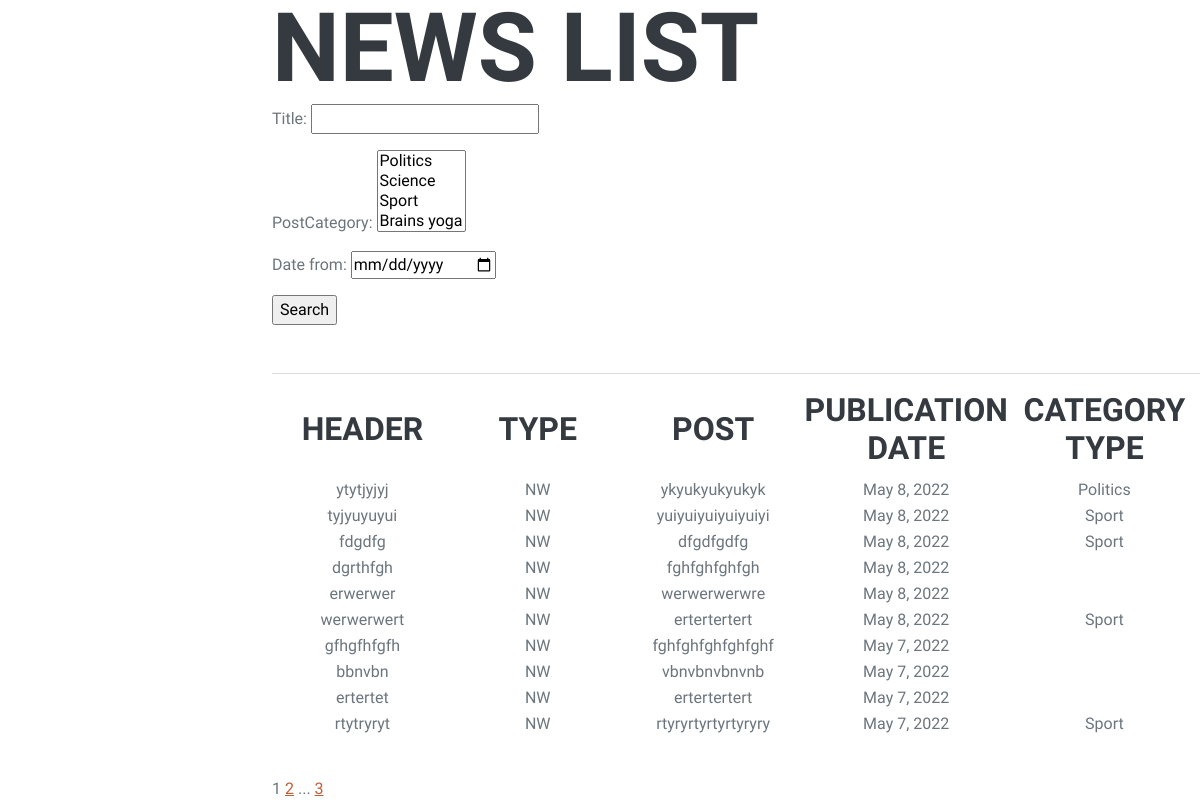
Page /news/ on the committed database.
### newsapp/models.py (models this page shows, shortened)
class Post(models.Model):
    author = models.ForeignKey(Author, on_delete=models.CASCADE)
    NEWS = 'NW'
    ARTICLE = 'AR'
    CATEGORY_CHOICES = [(NEWS, 'Новость'), (ARTICLE, 'Статья')]
    categoryType = models.CharField(max_length=10, choices=CATEGORY_CHOICES, default=ARTICLE)
    dateCreation = models.DateField(auto_now_add=True)
    postCategory = models.ManyToManyField(Category, through='PostCategory')
    title = models.CharField(max_length=128)
    text = models.TextField()
    rating = models.SmallIntegerField(default=0)

class Category(models.Model):
    name = models.CharField(max_length=64, unique=True)
    subscribers = models.ManyToManyField(User, blank=True)
    def __str__(self):
        return self.name
    class Meta:
        verbose_name = 'Category'
        verbose_name_plural = 'Categories'

### newsapp/views.py (the view)
# urls.py: path('', PostList.as_view(), name='news'),
class PostList(ListView):
    model = Post
    ordering = 'title'
    template_name = 'news.html'
    context_object_name = 'news'
    ordering = '-dateCreation'
    paginate_by = 10
    def get_queryset(self):
        queryset = super().get_queryset()
        self.filterset = NewsFilter(self.request.GET, queryset)
        return self.filterset.qs
    def get_context_data(self, **kwargs):
        context = super().get_context_data(**kwargs)
        context['filterset'] = self.filterset
        return context

### newsapp/templatetags/custom_filters.py (called while the page is built)
@register.filter()
def censor(value):
        low_value = value.lower()
        end_pos = len(value)
        for word in incorrect_words:
            start_pos = 0
            word_len = len(word)
            while start_pos < end_pos - word_len:
                position = low_value.find(word, start_pos, end_pos)
                if position == -1:
                    break
                else:
                    value = value.replace(word[1::], '*' * word_len)
                    start_pos += position + word_len
        return f'{value}'

### newsapp/templatetags/custom_tags.py (called while the page is built)
@register.simple_tag(takes_context=True)
def url_replace(context, **kwargs):
   d = context['request'].GET.copy()
   for k, v in kwargs.items():
       d[k] = v
   return d.urlencode()

### templates/news.html (shortened to what this page needs)
{% extends 'flatpages/default.html' %}
{% load custom_filters %}
{% load custom_tags %}
{% block content %}
<h1>News list</h1>
   <form action="" method="get">
       {{ filterset.form.as_p }}
      <input type="submit" value="Search" />
   </form>
<p>&nbsp;</p>
<hr>
   {% if news %}
       <table>
           <tr>
               <td style="width: 200.55px; text-align: center;"><h3>Header</h3></td>
                <td style="width: 200.55px; text-align: center;"><h3>Type</h3></td>
               <td style="width: 200.55px; text-align: center;"><h3>Post</h3></td>
               <td style="width: 200.55px; text-align: center;"><h3>Publication date</h3></td>
               <td style="width: 200.55px; text-align: center;"><h3>Category type</h3></td>
           </tr>
           {% for n in news %}
           <tr>
               <td style="width: 200.55px; text-align: center;">{{ n.title|censor|truncatechars:20 }}</td>
               <td style="width: 200.55px; text-align: center;">{{ n.categoryType }}</td>
               <td style="width: 200.55px; text-align: center;">{{ n.text|censor|truncatechars:20 }}</td>
               <td style="width: 200.55px; text-align: center;">{{ n.dateCreation }}</td>
               <td style="width: 200.55px; text-align: center;" >{% for i in n.postCategory.all %}{{ i }}{% endfor %}</td>
           </tr>
           {% endfor %}
       </table>
   {% else %}
       <h2>The newsfeed is empty for today!</h2>
   {% endif %}
<p>&nbsp;</p>
   {{ page_obj.number }}
   {% if page_obj.has_next %}
       <a href="?{% url_replace page=page_obj.next_page_number %}">{{ page_obj.next_page_number }}</a>
       {% if paginator.num_pages != page_obj.next_page_number %}
           ...
           <a href="?{% url_replace page=page_obj.paginator.num_pages %}">{{ page_obj.paginator.num_pages }}</a>
       {% endif %}
   {% endif %}
{% endblock content %}

### rows in the picture
Post: title|censor "ytytjyjyj", categoryType "NW", text|censor "ykyukyukyukyk", dateCreation "May 8, 2022"
Category: name "Politics"
Post: title|censor "tyjyuyuyui", categoryType "NW", text|censor "yuiyuiyuiyuiyuiyi", dateCreation "May 8, 2022"
Category: name "Sport"
Post: title|censor "fdgdfg", categoryType "NW", text|censor "dfgdfgdfg", dateCreation "May 8, 2022"
Post: title|censor "dgrthfgh", categoryType "NW", text|censor "fghfghfghfgh", dateCreation "May 8, 2022"
Post: title|censor "erwerwer", categoryType "NW", text|censor "werwerwerwre", dateCreation "May 8, 2022"
Post: title|censor "werwerwert", categoryType "NW", text|censor "ertertertert", dateCreation "May 8, 2022"
Post: title|censor "gfhgfhfgfh", categoryType "NW", text|censor "fghfghfghfghfghf", dateCreation "May 7, 2022"
Post: title|censor "bbnvbn", categoryType "NW", text|censor "vbnvbnvbnvnb", dateCreation "May 7, 2022"
Post: title|censor "ertertet", categoryType "NW", text|censor "ertertertert", dateCreation "May 7, 2022"
Post: title|censor "rtytryryt", categoryType "NW", text|censor "rtyryrtyrtyrtyryry", dateCreation "May 7, 2022"

### other values in the picture
{{ page_obj.number }} "1"
{{ page_obj.next_page_number }} "2"
{{ page_obj.paginator.num_pages }} "3"
